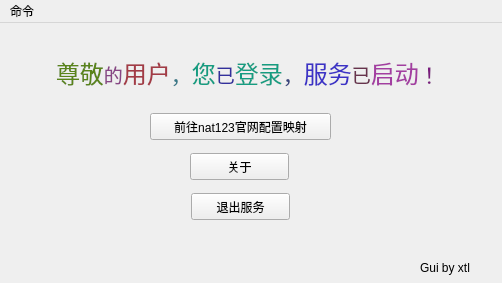
<?xml version="1.0" encoding="UTF-8"?>
<ui version="4.0">
 <class>mainwindow</class>
 <widget class="QMainWindow" name="mainwindow">
  <property name="geometry">
   <rect>
    <x>0</x>
    <y>0</y>
    <width>502</width>
    <height>283</height>
   </rect>
  </property>
  <property name="minimumSize">
   <size>
    <width>502</width>
    <height>283</height>
   </size>
  </property>
  <property name="maximumSize">
   <size>
    <width>502</width>
    <height>283</height>
   </size>
  </property>
  <property name="windowTitle">
   <string>nat123客户端</string>
  </property>
  <property name="windowIcon">
   <iconset resource="nat123Client.qrc">
    <normaloff>:/image/source/favicon.ico</normaloff>:/image/source/favicon.ico</iconset>
  </property>
  <widget class="QWidget" name="centralwidget">
   <widget class="QLabel" name="label">
    <property name="geometry">
     <rect>
      <x>420</x>
      <y>236</y>
      <width>67</width>
      <height>17</height>
     </rect>
    </property>
    <property name="text">
     <string>Gui by xtl</string>
    </property>
   </widget>
   <widget class="QLabel" name="label_2">
    <property name="geometry">
     <rect>
      <x>56</x>
      <y>24</y>
      <width>381</width>
      <height>51</height>
     </rect>
    </property>
    <property name="text">
     <string>&lt;html&gt;&lt;head/&gt;&lt;body&gt;&lt;p&gt;&lt;span style=&quot; font-size:18pt; color:#5a841a;&quot;&gt;尊敬&lt;/span&gt;&lt;span style=&quot; font-size:14pt; color:#884685;&quot;&gt;的&lt;/span&gt;&lt;span style=&quot; font-size:18pt; color:#a33b46;&quot;&gt;用户&lt;/span&gt;&lt;span style=&quot; font-size:16pt; color:#387988;&quot;&gt;，&lt;/span&gt;&lt;span style=&quot; font-size:18pt; color:#159d82;&quot;&gt;您&lt;/span&gt;&lt;span style=&quot; font-size:14pt; color:#33309d;&quot;&gt;已&lt;/span&gt;&lt;span style=&quot; font-size:18pt; color:#159d82;&quot;&gt;登录&lt;/span&gt;&lt;span style=&quot; font-size:16pt; color:#38457e;&quot;&gt;，&lt;/span&gt;&lt;span style=&quot; font-size:18pt; color:#3c32c6;&quot;&gt;服务&lt;/span&gt;&lt;span style=&quot; font-size:14pt; color:#68334d;&quot;&gt;已&lt;/span&gt;&lt;span style=&quot; font-size:18pt; color:#a33ea1;&quot;&gt;启动&lt;/span&gt;&lt;span style=&quot; font-size:16pt; color:#7b1b7e;&quot;&gt;！&lt;/span&gt;&lt;/p&gt;&lt;/body&gt;&lt;/html&gt;</string>
    </property>
   </widget>
   <widget class="QPushButton" name="go_nat123">
    <property name="geometry">
     <rect>
      <x>150</x>
      <y>90</y>
      <width>181</width>
      <height>27</height>
     </rect>
    </property>
    <property name="text">
     <string>前往nat123官网配置映射</string>
    </property>
   </widget>
   <widget class="QPushButton" name="about">
    <property name="geometry">
     <rect>
      <x>190</x>
      <y>130</y>
      <width>99</width>
      <height>27</height>
     </rect>
    </property>
    <property name="text">
     <string>关于</string>
    </property>
   </widget>
   <widget class="QPushButton" name="exit">
    <property name="geometry">
     <rect>
      <x>191</x>
      <y>170</y>
      <width>99</width>
      <height>27</height>
     </rect>
    </property>
    <property name="text">
     <string>退出服务</string>
    </property>
   </widget>
  </widget>
  <widget class="QMenuBar" name="menubar">
   <property name="geometry">
    <rect>
     <x>0</x>
     <y>0</y>
     <width>502</width>
     <height>31</height>
    </rect>
   </property>
   <widget class="QMenu" name="menu">
    <property name="title">
     <string>命令</string>
    </property>
    <addaction name="action_nat123"/>
    <addaction name="separator"/>
    <addaction name="action_3"/>
    <addaction name="separator"/>
    <addaction name="action_5"/>
   </widget>
   <addaction name="menu"/>
  </widget>
  <action name="action_nat123">
   <property name="icon">
    <iconset resource="nat123Client.qrc">
     <normaloff>:/image/source/favicon.ico</normaloff>:/image/source/favicon.ico</iconset>
   </property>
   <property name="text">
    <string>打开nat123官网</string>
   </property>
  </action>
  <action name="action_3">
   <property name="icon">
    <iconset resource="nat123Client.qrc">
     <normaloff>:/image/source/icon.ico</normaloff>:/image/source/icon.ico</iconset>
   </property>
   <property name="text">
    <string>关于</string>
   </property>
  </action>
  <action name="action_5">
   <property name="icon">
    <iconset resource="nat123Client.qrc">
     <normaloff>:/image/source/install.png</normaloff>:/image/source/install.png</iconset>
   </property>
   <property name="text">
    <string>退出服务</string>
   </property>
  </action>
 </widget>
 <resources>
  <include location="nat123Client.qrc"/>
 </resources>
 <connections/>
</ui>
